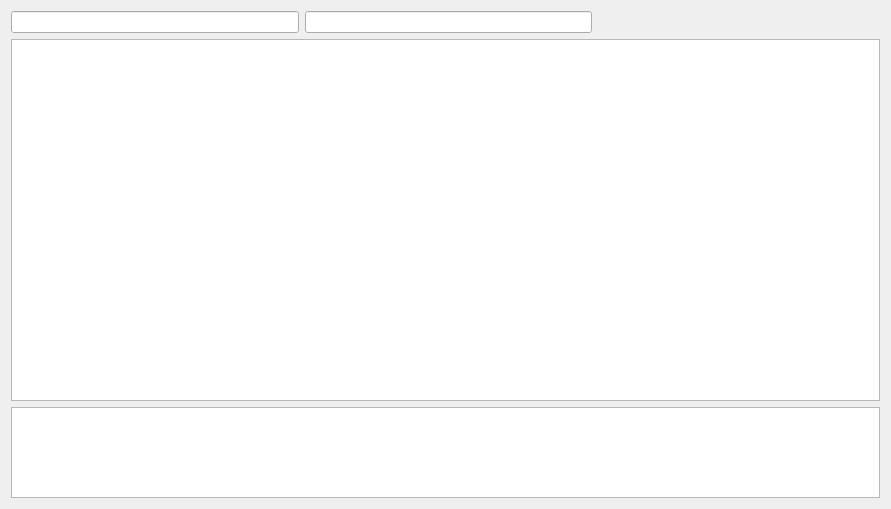
<?xml version="1.0" encoding="UTF-8"?>
<ui version="4.0">
 <class>dlg_result</class>
 <widget class="QDialog" name="dlg_result">
  <property name="geometry">
   <rect>
    <x>0</x>
    <y>0</y>
    <width>891</width>
    <height>509</height>
   </rect>
  </property>
  <property name="windowTitle">
   <string>Результат запроса</string>
  </property>
  <layout class="QVBoxLayout" name="vLayout_res">
   <item>
    <layout class="QHBoxLayout" name="hLayout_res">
     <item>
      <widget class="QLineEdit" name="le_search1"/>
     </item>
     <item>
      <widget class="QLineEdit" name="le_search2"/>
     </item>
     <item>
      <spacer name="horizontalSpacer">
       <property name="orientation">
        <enum>Qt::Horizontal</enum>
       </property>
       <property name="sizeHint" stdset="0">
        <size>
         <width>158</width>
         <height>20</height>
        </size>
       </property>
      </spacer>
     </item>
    </layout>
   </item>
   <item>
    <widget class="QTableView" name="tvw_Result">
     <property name="sizePolicy">
      <sizepolicy hsizetype="Expanding" vsizetype="Expanding">
       <horstretch>0</horstretch>
       <verstretch>0</verstretch>
      </sizepolicy>
     </property>
     <property name="editTriggers">
      <set>QAbstractItemView::NoEditTriggers</set>
     </property>
    </widget>
   </item>
   <item>
    <widget class="QListWidget" name="lw_logger">
     <property name="sizePolicy">
      <sizepolicy hsizetype="Expanding" vsizetype="Preferred">
       <horstretch>0</horstretch>
       <verstretch>0</verstretch>
      </sizepolicy>
     </property>
     <property name="maximumSize">
      <size>
       <width>16777215</width>
       <height>91</height>
      </size>
     </property>
    </widget>
   </item>
  </layout>
 </widget>
 <resources/>
 <connections/>
</ui>
